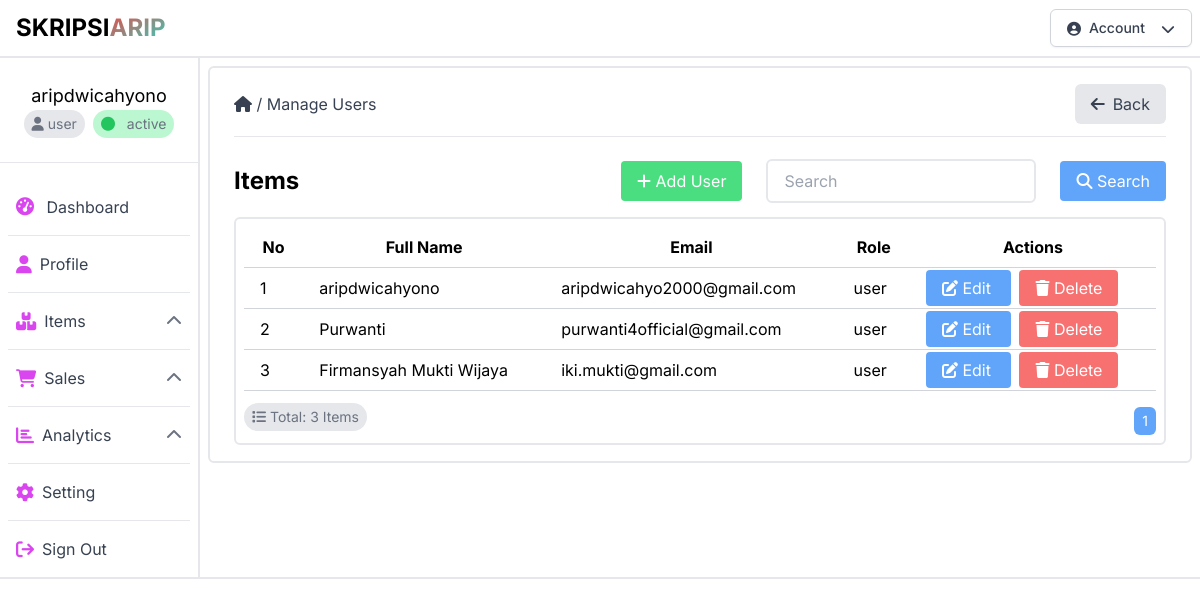
The page /manage_user.php (signed in) on the database its author committed.
### tables this page shows
CREATE TABLE `users` (
  `id` int(11) NOT NULL,
  `fullname` varchar(128) NOT NULL,
  `email` varchar(256) NOT NULL,
  `password` varchar(256) NOT NULL,
  `phone` varchar(16) DEFAULT NULL,
  `address` varchar(16) DEFAULT NULL,
  `photo` varchar(128) DEFAULT NULL,
  `role` varchar(128) NOT NULL,
  `status` varchar(32) NOT NULL,
  `created_at` datetime NOT NULL,
  `updated_at` datetime NOT NULL
);

### public/manage_user.php (the view, shortened to what this page needs)
<?php
require_once("config.php");
$limit = 10;
$page = isset($_GET["page"]) ? (int)$_GET["page"] : 1;
$start = ($page > 1) ? ($page * $limit) - $limit : 0;
$users = mysqli_query($conn, "SELECT * FROM users ORDER BY id DESC LIMIT $start, $limit");
$no = $start + 1;
?>
<!DOCTYPE html>
<html lang="id">
<head>
    <link rel="stylesheet" href="css/output.css">
    <link rel="stylesheet" href="https://cdnjs.cloudflare.com/ajax/libs/font-awesome/6.4.0/css/all.min.css" />
</head>
<body class="font-inter">
    <header class="bg-white w-full border-b-2 border-gray-200">
        <?php include("components/navbar.php"); ?>
    </header>
    <div class="container-fluid mx-auto h-auto">
        <div class="flex">
            <?php include("components/sidebar.php"); ?>
            <div class="w-10/12 h-[calc(100vh-3.5rem)] p-2">
                <div class="w-full h-auto border-2 border-gray-200 rounded-md py-4 px-6">
                    <div class="flex items-center gap-2 mb-3 justify-between">
                        <div>
                            <a href="dashboard.php" class="text-gray-700 hover:text-gray-950"><i class="fas fa-home"></i></a>
                            <span class="text-gray-700">/</span>
                            <a href="manage_user.php" class="text-gray-700 hover:text-gray-950">Manage Users</a>
                        </div>
                        <button class="flex flex-row justify-center items-center bg-gray-200 hover:bg-gray-300 rounded-md px-4 py-2 text-gray-700 space-x-2" onclick="window.history.back();">
                            <i class="fas fa-arrow-left"></i>
                            <span>Back</span>
                        </button>
                    </div>
                    <hr>
                    <div class="flex flex-col gap-4 mt-4">
                        <div class="flex flex-col gap-2">
                            <div class="flex flex-row items-center justify-between">
                                <div class="flex flex-row items-center gap-2">
                                    <h1 class="text-2xl font-bold">Items</h1>
                                </div>
                                <div class="flex flex-row items-center gap-2">
                                    <a href="add_user.php"
                                        class="bg-green-400 text-white px-4 py-2 rounded mx-4 my-2 hover:bg-green-600">
                                        <i class="fas fa-plus"></i>
                                        Add User
                                    </a>
                                    <form action="manage_user.php" method="GET" class="flex flex-row items-center gap-2">
                                        <input type="text" name="search" id="search"
                                        class="border-2 border-gray-200 rounded-md px-4 py-2 focus:outline-none focus:border-blue-400"
                                        placeholder="Search" autocomplete="off" value="<?php echo isset($_GET["search"]) ? $_GET["search"] : ""; ?>">
                                        <button type="submit"
                                            class="bg-blue-400 text-white px-4 py-2 rounded ml-4 my-2 hover:bg-blue-600">
                                            <i class="fas fa-search"></i>
                                            Search
                                        </button>
                                    </form>
                                </div>
                            </div>
                            <div class="w-full h-auto border-2 border-gray-200 rounded-md py-2 px-2">
                                <table class="w-full border-collapse">
                                    <thead>
                                        <tr>
                                            <th class="py-2 px-4 border-b border-gray-300">No</th>
                                            <th class="py-2 px-4 border-b border-gray-300">Full Name</th>
                                            <th class="py-2 px-4 border-b border-gray-300">Email</th>
                                            <th class="py-2 px-4 border-b border-gray-300">Role</th>
                                            <th class="py-2 px-4 border-b border-gray-300">Actions</th>
                                        </tr>
                                    </thead>
                                    <tbody>
                                        <?php while ($row = mysqli_fetch_assoc($users)) { ?>
                                            <tr>
                                                <td class="py-2 px-4 border-b border-gray-300"><?php echo $no++; ?></td>
                                                <td class="py-2 px-4 border-b border-gray-300"><?php echo $row["fullname"]; ?></td>
                                                <td class="py-2 px-4 border-b border-gray-300"><?php echo $row["email"]; ?></td>
                                                <td class="py-2 px-4 border-b border-gray-300"><?php echo $row["role"]; ?></td>
                                                <td class="py-2 px-4 border-b border-gray-300 space-x-2">
                                                    <a href="edit_user.php?id=<?php echo $row["id"]; ?>"
                                                        class="bg-blue-400 text-white px-4 py-2 rounded hover:bg-blue-600">
                                                        <i class="fas fa-edit"></i>
                                                        Edit
                                                    </a>
                                                    <a href="delete_user.php?id=<?php echo $row["id"]; ?>"
                                                        class="bg-red-400 text-white px-4 py-2 rounded hover:bg-red-600" onclick="return confirm('Are you sure want to delete this item?')">
                                                        <i class="fas fa-trash"></i>
                                                        Delete
                                                    </a>
                                                </td>
                                            </tr>
                                        <?php } ?>
                                    </tbody>
                                </table>
                                <div class="flex flex-row items-center justify-between mt-2">
                                    <?php
                                        $sql = "SELECT * FROM users";
                                            $result = mysqli_query($conn, $sql);
                                            $total_data = mysqli_num_rows($result);
                                            $total_page = ceil($total_data / $limit);
                                    ?>
                                    <p class="text-sm text-gray-500 bg-gray-200 px-2 py-1 rounded-full">
                                        <i class="fas fa-list"></i>
                                        Total: <?php echo $total_data; ?> Items
                                    </p>
                                    <div class="flex flex-row items-center justify-end gap-2 mt-2 text-sm">
                                        <?php
                                            for($i = 1; $i <= $total_page; $i++){
                                                if($i == $page){
                                                    $active = "bg-blue-400 text-white";
                                                }else{
                                                    $active = "bg-gray-200 text-gray-500 hover:bg-gray-400";
                                                }
                                                if($i > $page - 3 && $i < $page + 3){
                                        ?>
                                        <a href="manage_user.php?page=<?php echo $i; ?>&search=<?php echo $search; ?>"
                                            class="<?php echo $active; ?> px-2 py-1 rounded-md">
                                            <?php echo $i; ?>
                                        </a>
                                        <?php
                                                } else if ($i == $page - 3 || $i == $page + 3){
                                        ?>
                                        <span class="px-2 py-1 rounded-md">...</span>
                                        <?php
                                                }
                                            }
                                        ?>
                                    </div>
                                </div>
                            </div>
                        </div>
                    </div>
                </div>
            </div>
        </div>
    </div>
    <footer class="bg-gray-100 w-full border-t-2 border-gray-200">
    </footer>
</body>
</html>

### rows shown on the page
users: fullname "aripdwicahyono", email "aripdwicahyo2000@gmail.com", role "user"
users: fullname "Purwanti", email "purwanti4official@gmail.com", role "user"
users: fullname "Firmansyah Mukti Wijaya", email "iki.mukti@gmail.com", role "user"

### other values the page prints
$_SESSION["fullname"] "aripdwicahyono"
$_SESSION["role"] "user"
$_SESSION["status"] "active"
$total_data "3"
